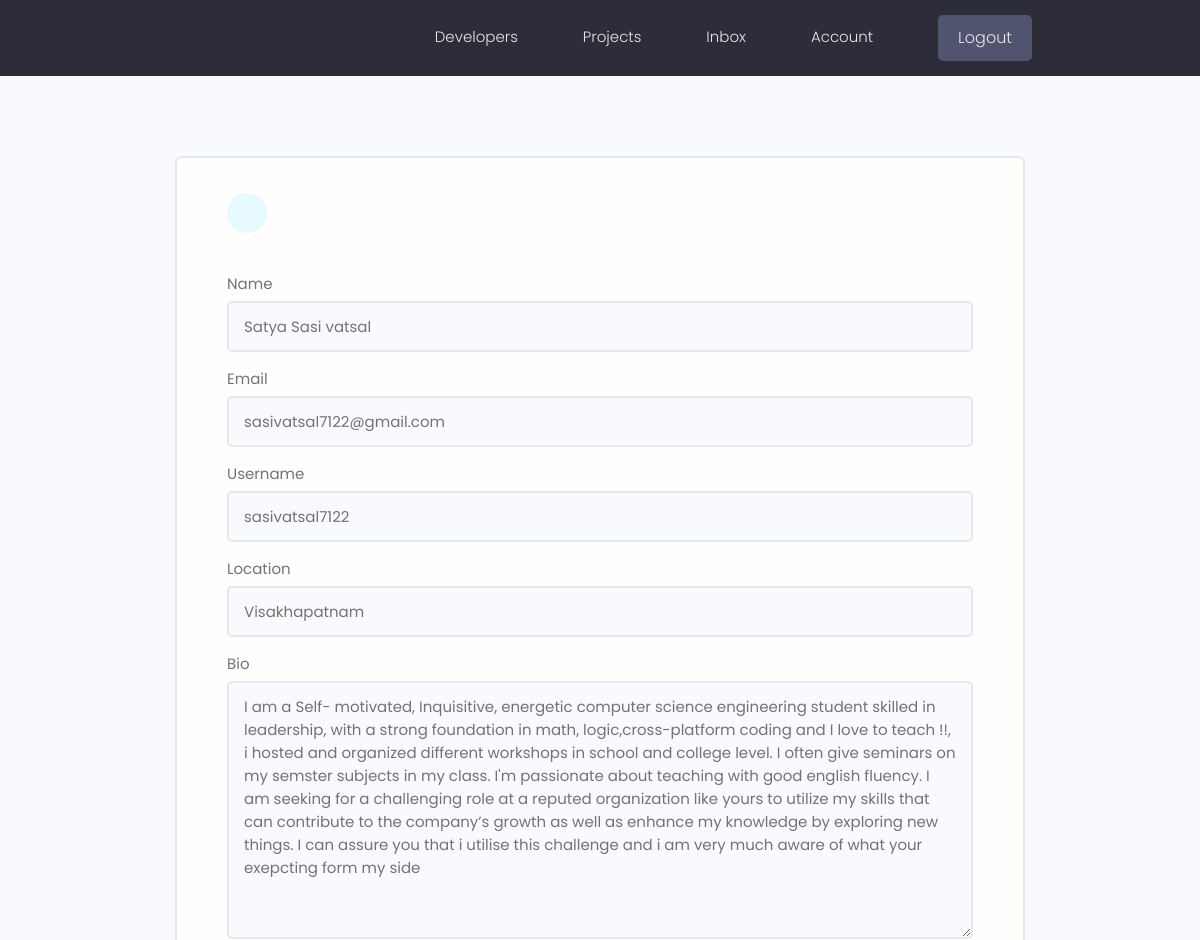
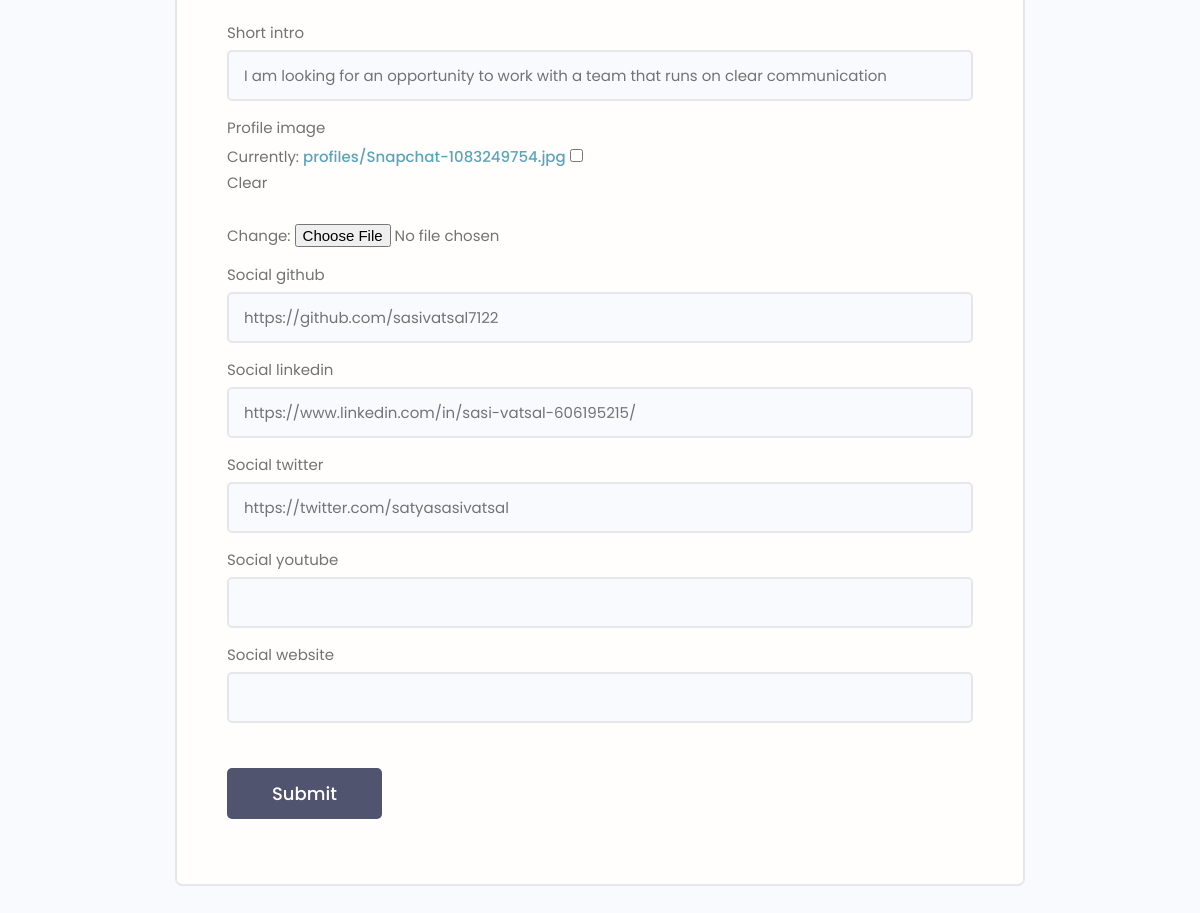
Page /edit-account/ (signed in) on the committed database (2 pictures, top to bottom).
### users/models.py (models this page shows, shortened)
class Profile(models.Model):
    user = models.OneToOneField(
        User, on_delete=models.CASCADE, null=True, blank=True)
    name = models.CharField(max_length=200, blank=True, null=True)
    email = models.EmailField(max_length=500, blank=True, null=True)
    username = models.CharField(max_length=200, blank=True, null=True)
    location = models.CharField(max_length=200, blank=True, null=True)
    short_intro = models.CharField(max_length=200, blank=True, null=True)
    bio = models.TextField(blank=True, null=True)
    profile_image = models.ImageField(
        null=True, blank=True, upload_to='profiles/', default="profiles/user-default.png")
    social_github = models.CharField(max_length=200, blank=True, null=True)
    social_twitter = models.CharField(max_length=200, blank=True, null=True)
    social_linkedin = models.CharField(max_length=200, blank=True, null=True)
    social_youtube = models.CharField(max_length=200, blank=True, null=True)
    social_website = models.CharField(max_length=200, blank=True, null=True)
    created = models.DateTimeField(auto_now_add=True)
    id = models.UUIDField(default=uuid.uuid4, unique=True,
                          primary_key=True, editable=False)
    class Meta:
        ordering = ['created']

### users/views.py (the view)
# urls.py: path('edit-account/', views.editAccount, name="edit-account"),
@login_required(login_url='login')
def editAccount(request):
    profile = request.user.profile
    form = ProfileForm(instance=profile)
    if request.method == 'POST':
        form = ProfileForm(request.POST, request.FILES, instance=profile)
        if form.is_valid():
            form.save()
            return redirect('account')
    context = {'form': form}
    return render(request, 'users/profile_form.html', context)

### users/forms.py
class ProfileForm(ModelForm):
    class Meta:
        model = Profile
        fields = ['name', 'email', 'username',
                  'location', 'bio', 'short_intro', 'profile_image',
                  'social_github', 'social_linkedin', 'social_twitter',
                  'social_youtube', 'social_website']
    def __init__(self, *args, **kwargs):
        super(ProfileForm, self).__init__(*args, **kwargs)
        for name, field in self.fields.items():
            field.widget.attrs.update({'class': 'input'})

### users/templates/users/profile_form.html (shortened to what this page needs)
{% extends 'main.html' %}
{% block content %}
<main class="formPage my-xl">
    <div class="content-box">
        <div class="formWrapper">
            <a class="backButton" href="{% url 'account' %}"></a>
            <br>
            <form class="form" method="POST" action="{% url 'edit-account' %}" enctype="multipart/form-data">
                {% for field in form %}
                <div class="form__field">
                    <label for="formInput#text">{{field.label}}</label>
                    {{field}}
                </div>
                {% endfor %}
                <input class="btn btn--sub btn--lg  my-md" type="submit" value="Submit" />
            </form>
        </div>
    </div>
</main>
{% endblock content %}

### static/styles/app.css (style rules this page uses)
:root { --color-sub: #2d2d39; }
.btn--sub { background-color: var(--color-sub-light); }
.content-box { width: 95%; max-width: 85rem; margin: 0 auto; }
.backButton { background: var(--color-main-light); color: var(--color-main); width: 4rem; height: 4rem; display: flex; align-items: center; justify-content: center; border-radius: 50%; }
.formPage .formWrapper { list-style: none; background: var(--color-white); padding: 3.5rem 5rem; border: 2px solid var(--color-light); border-radius: 0.7rem; }

### static/uikit/styles/modules/_variables.css (style rules this page uses)
:root { --color-main: #5aa5b9; --color-main-light: #e6faff; --color-sub: #3f4156; --color-sub-light: #51546e; --color-sub-lighter: #ededfd; --color-text: #737373; --color-gray: #8b8b8b; --color-light: #e5e7eb; --color-light-gray: #767676; --color-bg: #f8fafd; --color-white: #fffefd; --color-white-light: #f3f3f3; --color-success: #359e64; --color-success-bg: #def8e8; --color-error: #fc4b0b; --color-error-bg: #fff2ee; --font-base: 'Poppins', arial, helvetica, 'Segoe UI', roboto, ubuntu, sans-serif; --font-monospace: 'Fira Code', 'Courier New', courier, monospace; --font-regular: 300; --font-medium: 500; --font-bold: 700; --generic-shadow: 1px 1px 5px #00000010; --generic-transition: all 0.3s ease-in-out; }

### static/uikit/styles/modules/_base.css (style rules this page uses)
* { margin: 0; padding: 0; box-sizing: border-box; text-rendering: optimizeLegibility; color: inherit; font-size: inherit; }
html { font-size: 50%; }
@media only screen and (min-width: 480px) { html { font-size: 56.25%; } }
@media only screen and (min-width: 1200px) { html { font-size: 62.5%; } }
body { line-height: 1.6; font-weight: 400; font-size: 1.5rem; color: var(--color-text); background-color: var(--color-bg); min-height: 100vh; }

### static/uikit/styles/modules/_typography.css (style rules this page uses)
* { font-family: var(--font-base); }
a { padding-bottom: 2px; text-decoration: none; display: inline-block; color: var(--color-main); font-weight: var(--font-medium); }

### static/uikit/styles/modules/_utilities.css (style rules this page uses)
.my-md { margin: 3rem auto; }
.my-xl { margin: 8rem auto; }

### static/uikit/styles/modules/_button.css (style rules this page uses)
.btn { display: inline-block; position: relative; cursor: pointer; background-color: var(--color-light); font-weight: var(--font-medium); color: var(--color-sub); text-decoration: none; padding: 1rem 2rem; border-radius: 0.5rem; border: none; width: -webkit-fit-content; width: -moz-fit-content; width: fit-content; height: -webkit-fit-content; height: -moz-fit-content; height: fit-content; font-size: 1.6rem; outline-width: 0; outline-color: transparent; -webkit-backface-visibility: hidden; backface-visibility: hidden; transition: all 0.3s ease-in-out; }
.btn--sub { background-color: var(--color-sub); color: var(--color-white); }
.btn--lg { font-size: 1.8rem; padding: 1.2rem 4.5rem; }

### static/uikit/styles/modules/_form.css (style rules this page uses)
.form { display: block; }
.form__field { margin-top: 1.5rem; margin-bottom: 1.5rem; }
.form__label, .form__field > label { display: block; margin-bottom: 0.5rem; color: var(--color-text); }
input.input[type='text'], input.input[type='email'], input.input[type='password'], input.input[type='number'], select.input, textarea.input { min-width: 24rem; width: 100%; padding: 1.2rem 1.5rem; border-radius: 0.5rem; border: 2px solid var(--color-light); transition: all 0.3s ease-in-out; background-color: var(--color-bg); }

### rows in the picture
Profile: form "Satya Sasi vatsal" "sasivatsal7122@gmail.com" "sasivatsal7122" "Visakhapatnam" "I am a Self- motivated, Inquisitive, energetic computer science engineering student skilled in leadership, with a strong foundation in math, logic,cross-platform coding and I love to teach !!, i hosted and organized different workshops in school and college level. I often give seminars on my semster subjects in my class. I'm passionate about teaching with good english fluency. I am seeking for a challenging role at a reputed organization like yours to utilize my skills that can contribute to the company’s growth as well as enhance my knowledge by exploring new things. I can assure you that i utilise this challenge and i am very much aware of what your exepcting form my side" "I am looking for an opportunity to work with a team that runs on clear communication" "https://github.com/sasivatsal7122" "https://www.linkedin.com/in/sasi-vatsal-606195215/" "https://twitter.com/satyasasivatsal"

### other values in the picture
{{ field.label }} "Name" "Email" "Username" "Location" "Bio" "Short intro" "Profile image" "Social github" "Social linkedin" "Social twitter" "Social youtube" "Social website"
